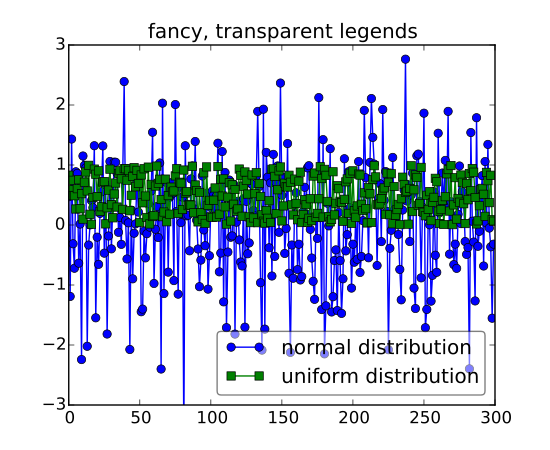

This figure's Python source:
np.random.seed(1234)
fig, ax = plt.subplots(1)
ax.plot(np.random.randn(300), 'o-', label='normal distribution')
ax.plot(np.random.rand(300), 's-', label='uniform distribution')
ax.set_ylim(-3, 3)
ax.legend(loc='best', fancybox=True, framealpha=0.5)

ax.set_title('fancy, transparent legends')
